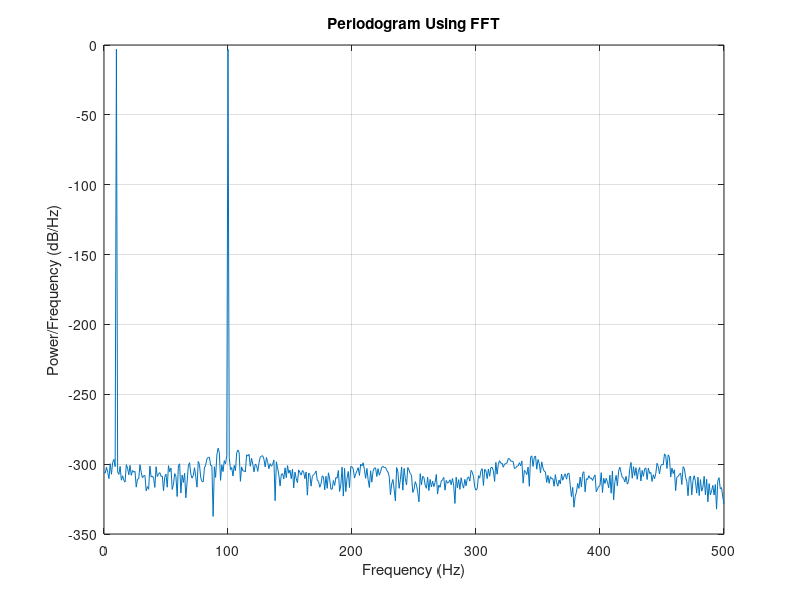

This figure's MATLAB source:
clear variables; close all; clc

fSample = 1e3;
t_		= 0:1/fSample:1-1/fSample;
% x = 0*cos(2*pi*100*t) + 5*randn(size(t));
x_		= cos(2*pi*10*t_) + sin(2*pi*100*t_);

% fs1 = 10;
% t1 = 0:1/fs1:1;

% x1 = randn(size(t1));
% x_ = interp1(t1,x1,t_,"nearest");

N		= length(x_);
xDFT	= fft(x_);
xDFT	= xDFT(1:N/2+1);
psdx	= (1/(fSample*N)) * abs(xDFT).^2;
psdx(2:end-1) = 2*psdx(2:end-1);
freq = 0:fSample/length(x_):fSample/2;

plot(freq,pow2db(psdx))
grid on
title("Periodogram Using FFT")
xlabel("Frequency (Hz)")
ylabel("Power/Frequency (dB/Hz)")
